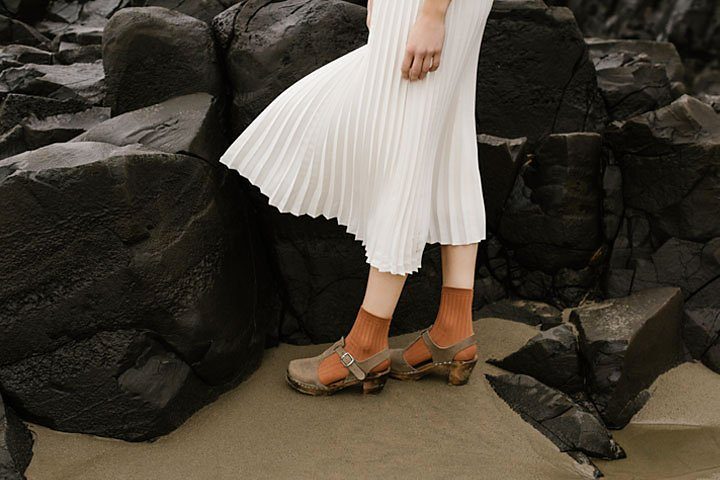
#> input picture a1images/highlights_and_shadows.jpg, 720 x 480 px, found by its file name
$ jupyter execute Q03.ipynb
#> lines starting #> are read from the running program, lines starting #| are printed output that depends on the picture
[cell 1]
import cv2 as cv
import numpy as np
import matplotlib.pyplot as plt

f = cv.imread(r'/Users/kavindujayathissa/Desktop/Academics/Semester 05/EN3160 Image Processing/Assignment A01/a1images/highlights_and_shadows.jpg',cv.IMREAD_COLOR)
#> f is the input picture: shape (480, 720, 3); mean B, G, R 58.1, 68.6, 75.7
assert f is not None

original = cv.cvtColor(f,cv.COLOR_BGR2RGB)
lab = cv.cvtColor(f,cv.COLOR_BGR2Lab)
#> lab: shape (480, 720, 3); mean of channels 0, 1, 2 71.3, 129.1, 135
L, a, b = cv.split(lab)
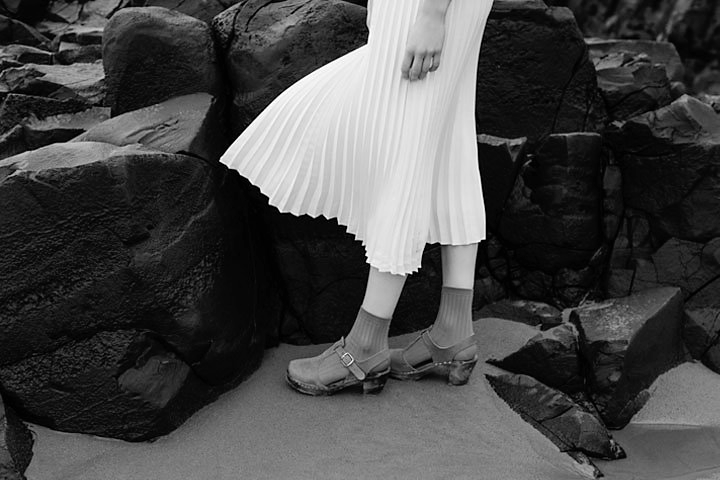
#> L: shape (480, 720); min 0, max 255, mean 71.3
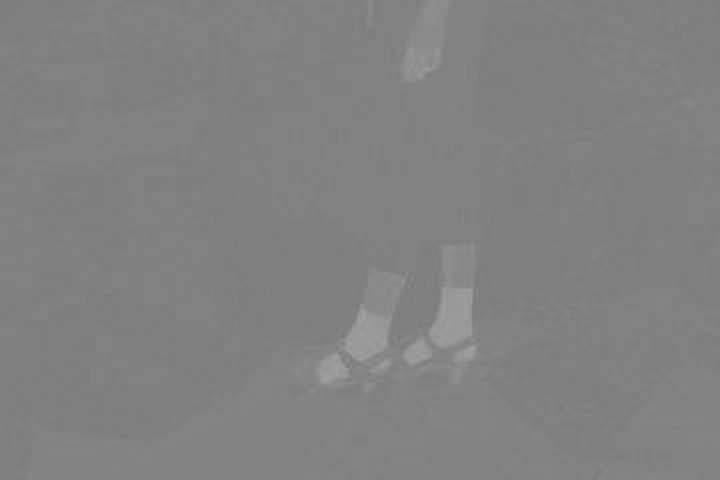
#> a: shape (480, 720); min 119, max 160, mean 129.1
gamma = 0.6
t = np.array([(p/255.0)**(gamma)*255.0 for p in range (0,256)]).astype('uint8')

fig, ax = plt.subplots(1,1, figsize = (4,2))
ax.plot(t)
ax.set_title('Lookup table')
plt.show()
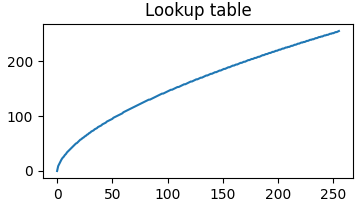
#> figure drawn by matplotlib, 1 panel; curve peaks at x = 255, y = 255

print("Gamma =", gamma)

plt.show()

[cell 2]
g = cv.LUT(L, t)
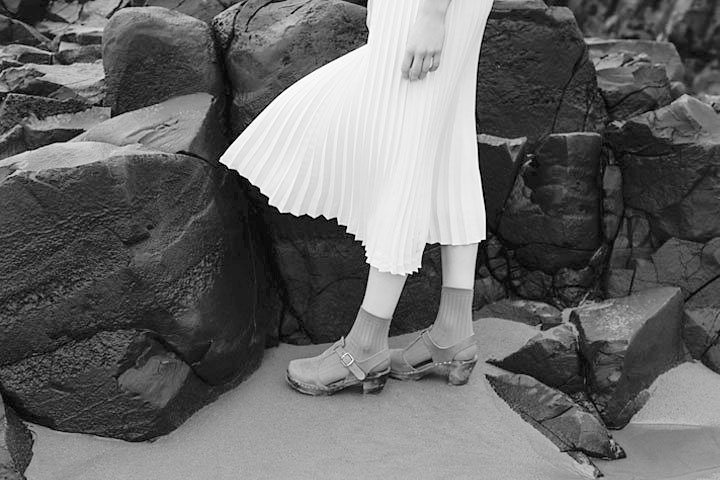
#> g: shape (480, 720); min 0, max 255, mean 104.2
lab_orig = cv.cvtColor(f,cv.COLOR_BGR2Lab)
lab[:,:,0] = g
#> lab: shape (480, 720, 3); mean of channels 0, 1, 2 104.2, 129.1, 135

img = cv.cvtColor(lab, cv.COLOR_Lab2RGB).astype('uint8')
#> img: shape (480, 720, 3); mean of channels 0, 1, 2 106.5, 98.9, 88.2
hist_original = cv.calcHist([lab_orig],[0],None,[256],[0,256])
#> hist_original = 256 values, max 13634 at index 12, min 0 at index 4, mean 1350
hist_gamma = cv.calcHist([lab],[0],None,[256],[0,256])
#> hist_gamma = 256 values, max 13634 at index 40, min 0 at index 1, mean 1350

fig, ar = plt.subplots(1,2, figsize =(18,6))
ar[1].plot(hist_gamma)
ar[1].set_title('Gamma corrected')
ar[0].plot(hist_original)
ar[0].set_title('Original')


fig, ar2 = plt.subplots(1,2, figsize = (8,3))
ar2[0].imshow(original)
ar2[0].axis('off')
ar2[0].set_title('Original Image')

ar2[1].imshow(img)
ar2[1].axis('off')
ar2[1].set_title('Corrected Image')

plt.show()
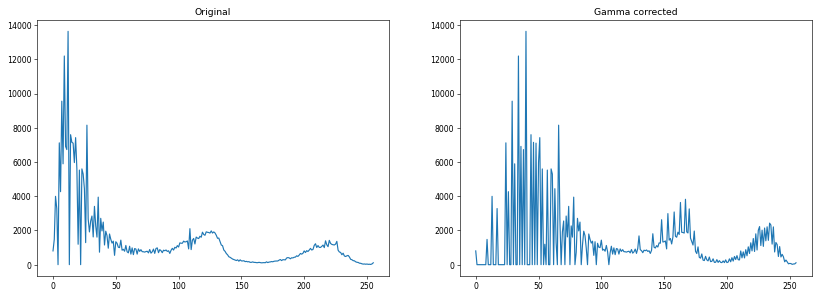
#> figure drawn by matplotlib, 2 panels; panel 1: curve peaks at x = 12, y = 13634; panel 2: curve peaks at x = 40, y = 13634

$ run again, with a1images/daisy.jpg copied over a1images/highlights_and_shadows.jpg
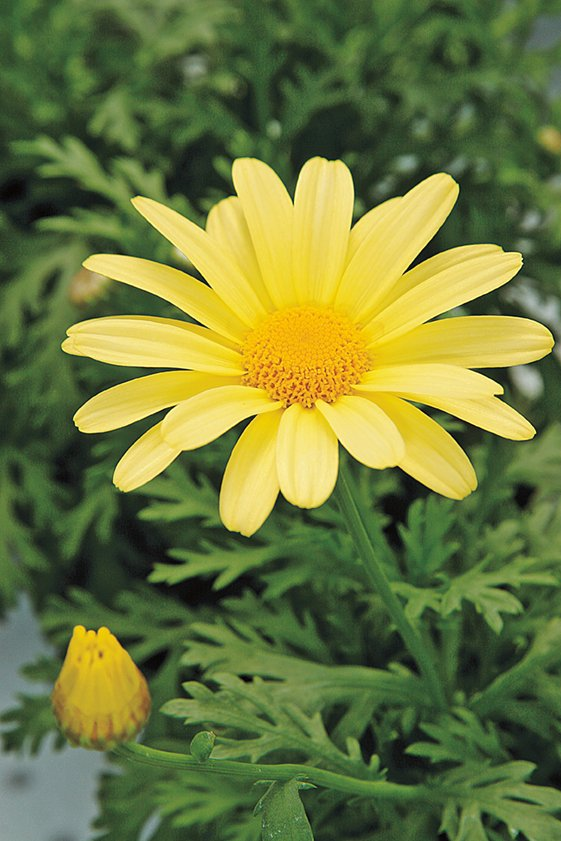
#> input picture a1images/daisy.jpg, 561 x 841 px, found by its file name
#> f is the input picture: shape (841, 561, 3); mean B, G, R 60.7, 120.3, 108.5
#> `g = cv.LUT(L, t)`:
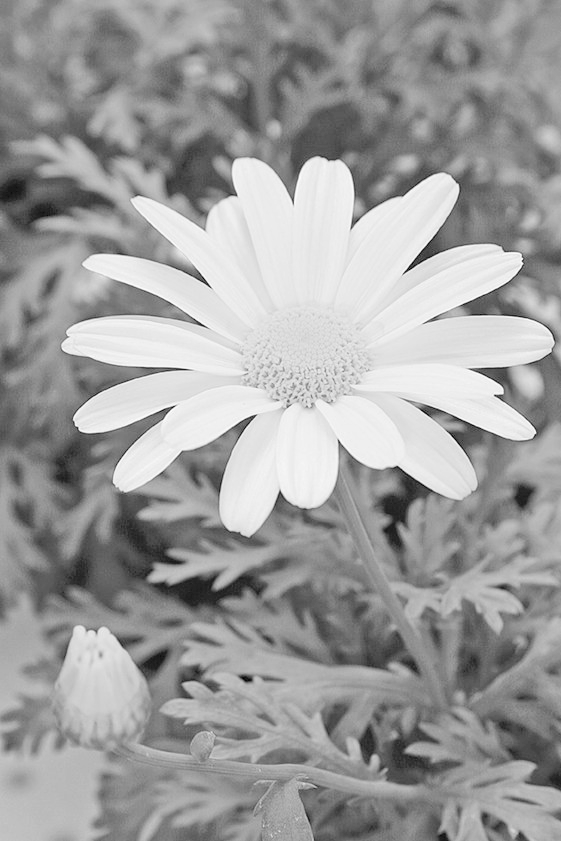
#> g: shape (841, 561); min 0, max 253, mean 157.7
#> img: shape (841, 561, 3); mean of channels 0, 1, 2 143.6, 156.3, 95.2
#> hist_original = 256 values, max 5335 at index 80, min 0 at index 4, mean 1843
#> hist_gamma = 256 values, max 8463 at index 237, min 0 at index 1, mean 1843
#> `plt.show()`:
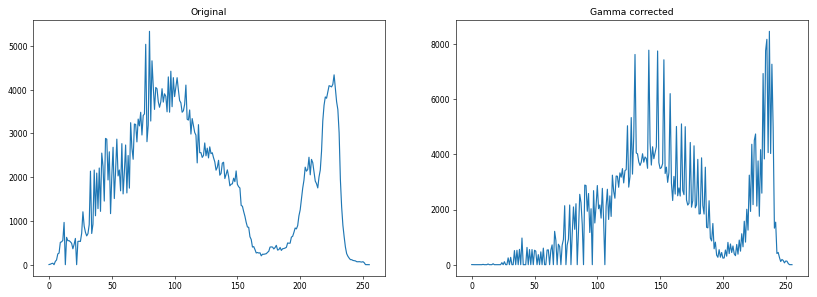
#> figure drawn by matplotlib, 2 panels; panel 1: curve peaks at x = 80, y = 5335; panel 2: curve peaks at x = 237, y = 8463

$ run again, with a1images/emma.jpg copied over a1images/highlights_and_shadows.jpg
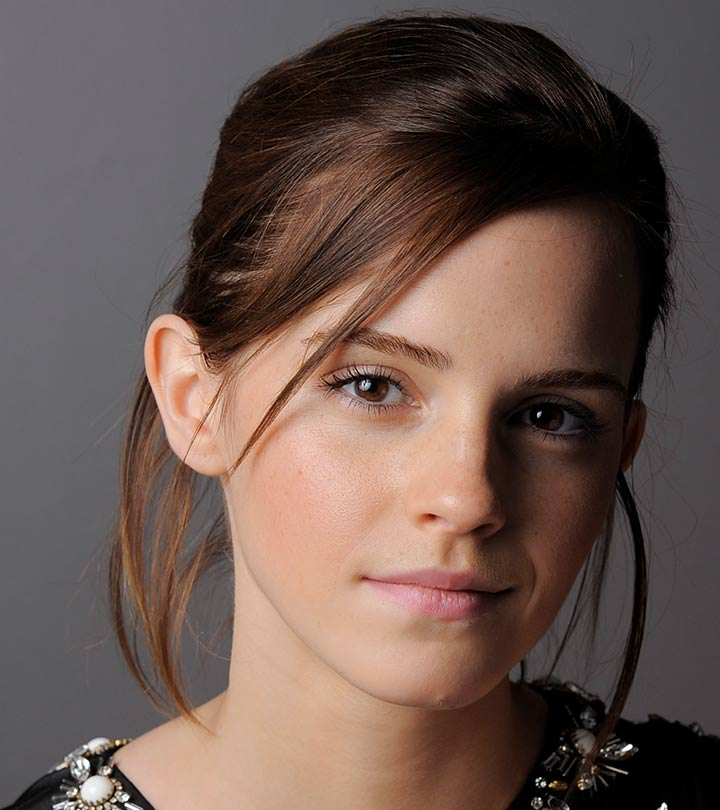
#> input picture a1images/emma.jpg, 720 x 810 px, found by its file name
#> f is the input picture: shape (810, 720, 3); mean B, G, R 80.1, 87.4, 106.8
#> `g = cv.LUT(L, t)`:
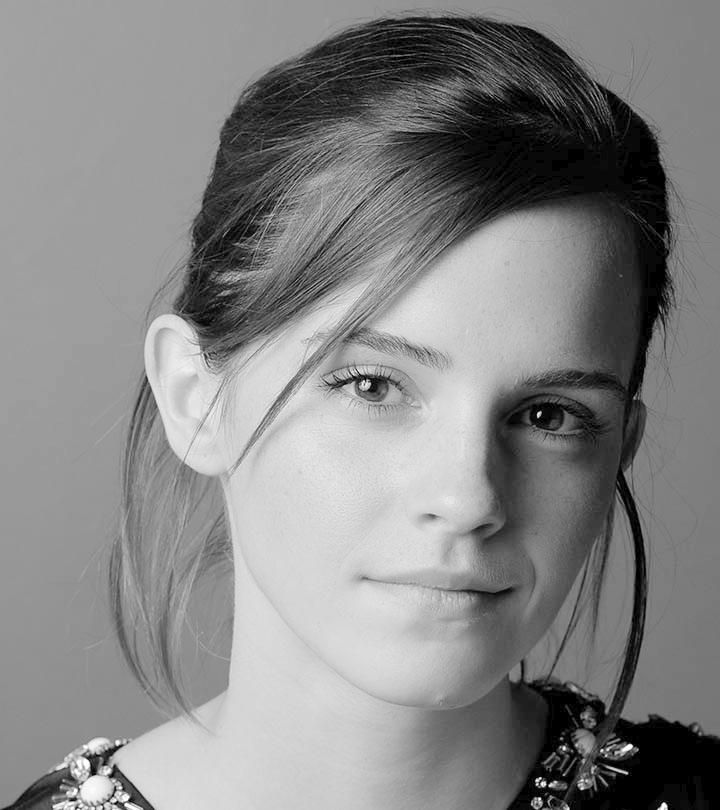
#> g: shape (810, 720); min 0, max 255, mean 133.1
#> img: shape (810, 720, 3); mean of channels 0, 1, 2 143, 122.4, 114.8
#> hist_original = 256 values, max 15795 at index 116, min 0 at index 4, mean 2278.1
#> hist_gamma = 256 values, max 31175 at index 158, min 0 at index 1, mean 2278.1
#> `plt.show()`:
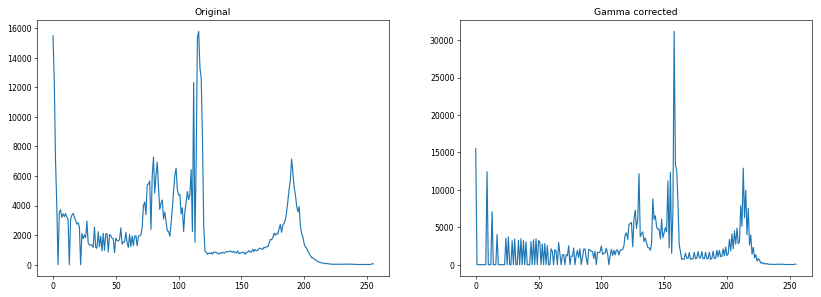
#> figure drawn by matplotlib, 2 panels; panel 1: curve peaks at x = 116, y = 15795; panel 2: curve peaks at x = 158, y = 31175
